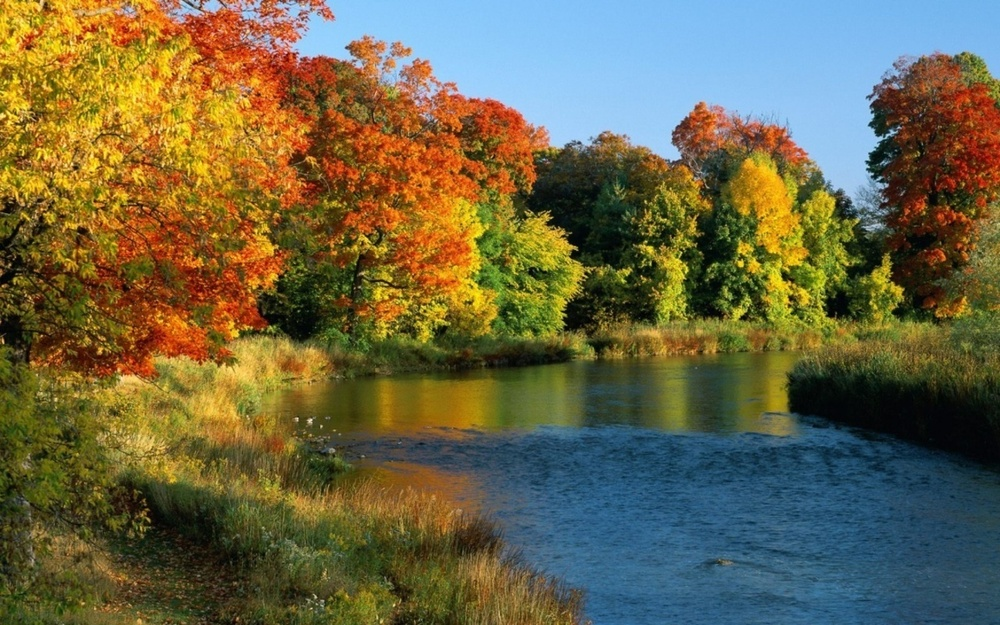
#> input picture convolution_NN/nature.jpg, 1000 x 625 px, shrunk from 1280 x 800 before the run
$ python applying_filter_for_edge_detection_using_conv.py
#> lines starting #> are read from the running program, lines starting #| are printed output that depends on the picture
import numpy as np
from scipy.signal import convolve2d
import matplotlib.pyplot as plt
import matplotlib.image as mpimg

img = mpimg.imread('nature.jpg')
#> img is the input picture: shape (625, 1000, 3); mean R, G, B 107.4, 101.3, 69.4

# what does it look like?
plt.imshow(img)
plt.show()

# taking the mean along the color channel and therefore converting into 2d
bw = img.mean(axis=2)
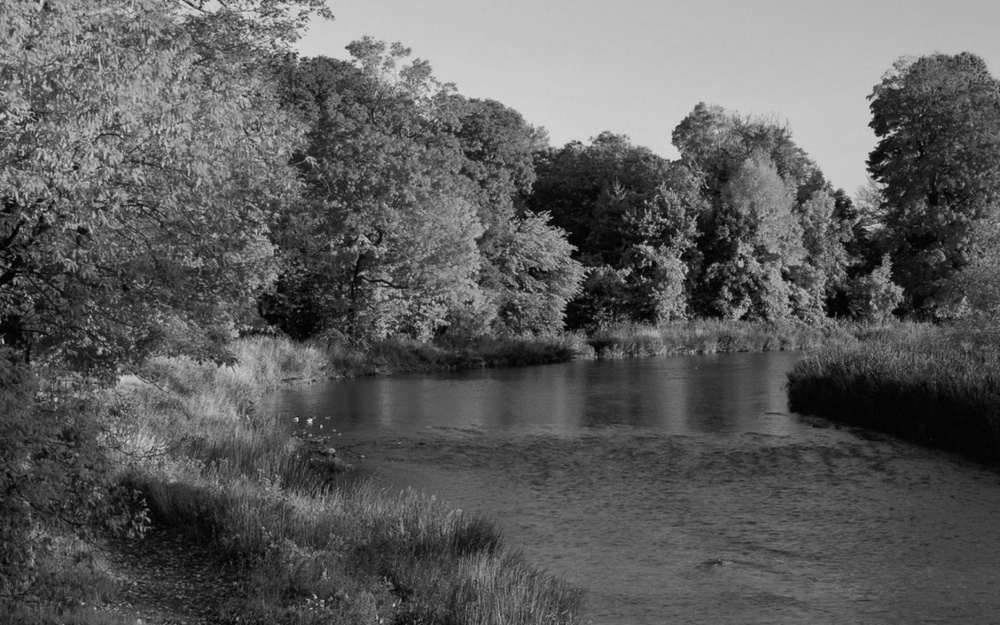
#> bw: shape (625, 1000) float64; min 0.333, max 227.7, mean 92.7
plt.imshow(bw, cmap='gray')
plt.show()

# Sobel operator - approximate gradient in X direction
Hx = np.array([
    [-1, 0, 1],
    [-2, 0, 2],
    [-1, 0, 1],
], dtype=np.float32)

# Sobel operator - approximate gradient in Y direction
Hy = np.array([
    [-1, -2, -1],
    [0, 0, 0],
    [1, 2, 1],
], dtype=np.float32)

Gx = convolve2d(bw, Hx)
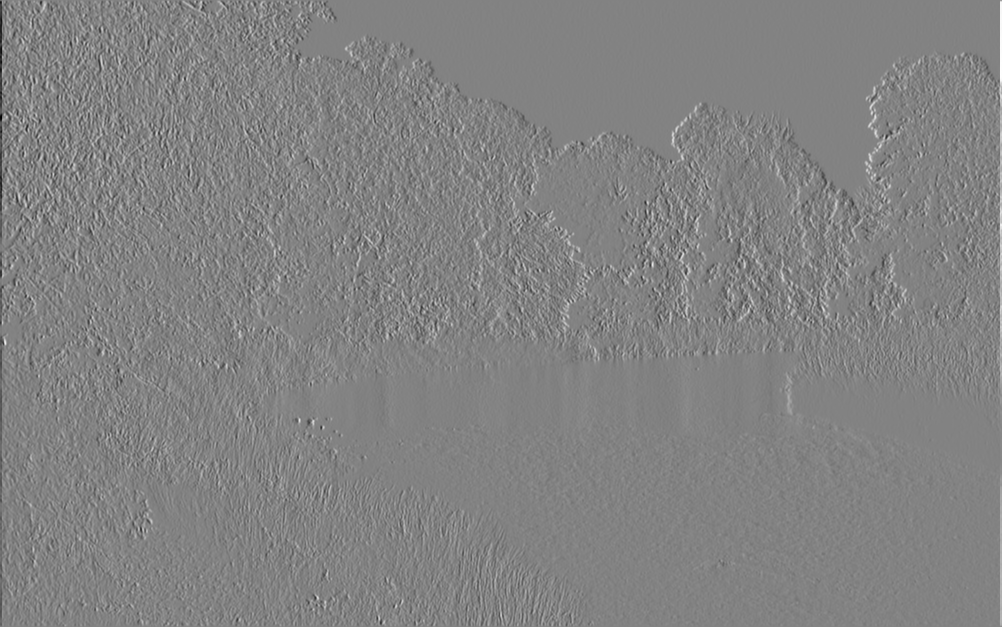
#> Gx: shape (627, 1002) float64; min -792, max 755, mean 0; drawn with min black and max white
plt.imshow(Gx, cmap='gray')
plt.show()

Gy = convolve2d(bw, Hy)
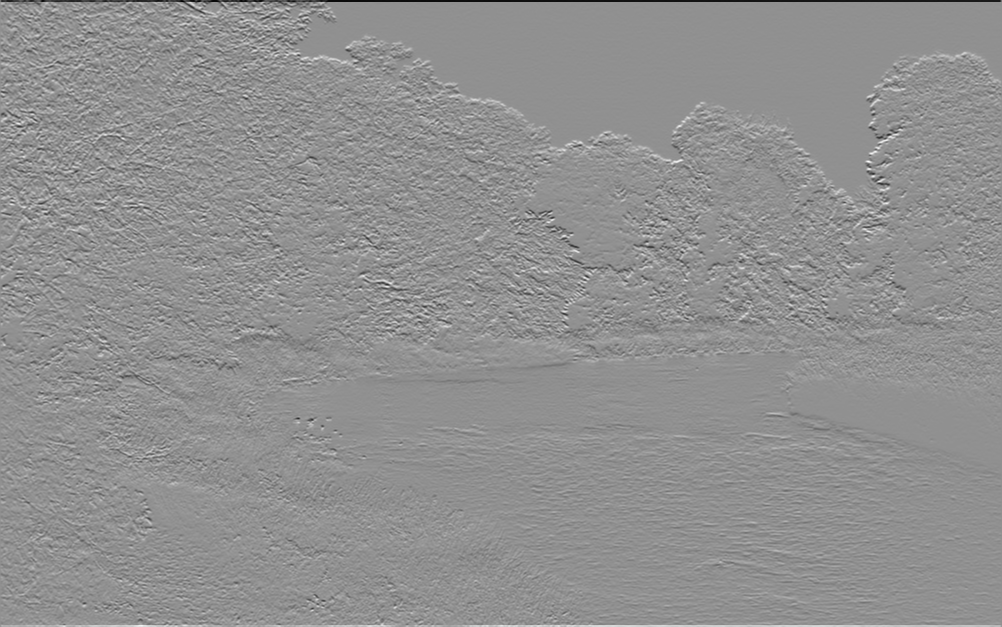
#> Gy: shape (627, 1002) float64; min -857.7, max 653.3, mean 0; drawn with min black and max white
plt.imshow(Gy, cmap='gray')
plt.show()

# Gradient magnitude
G = np.sqrt(Gx*Gx + Gy*Gy)
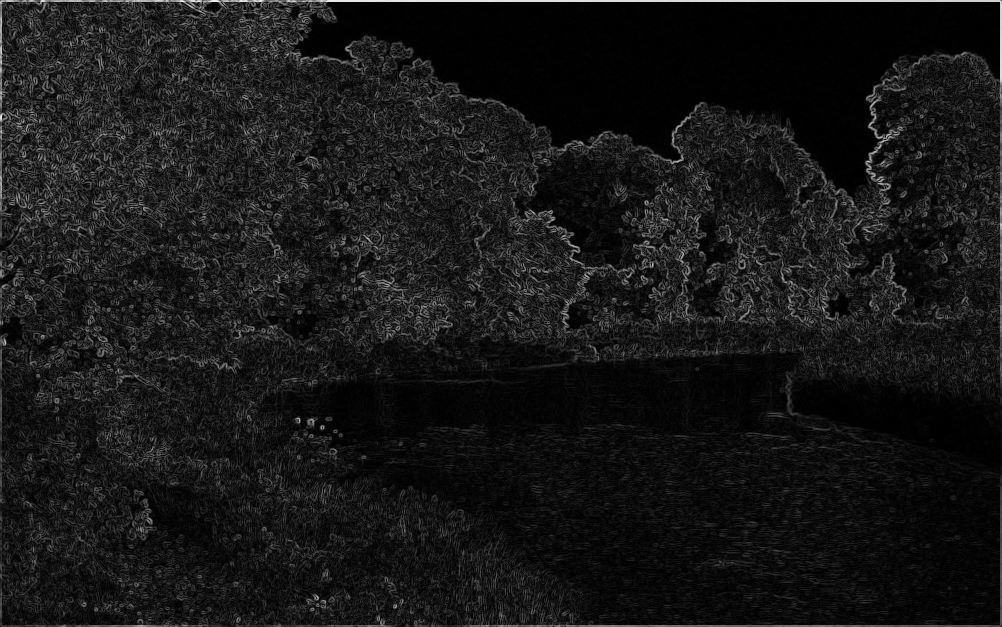
#> G: shape (627, 1002) float64; min 0, max 867.5, mean 81.2; drawn with min black and max white
plt.imshow(G, cmap='gray')
plt.show()

# The gradient's direction
theta = np.arctan2(Gy, Gx)
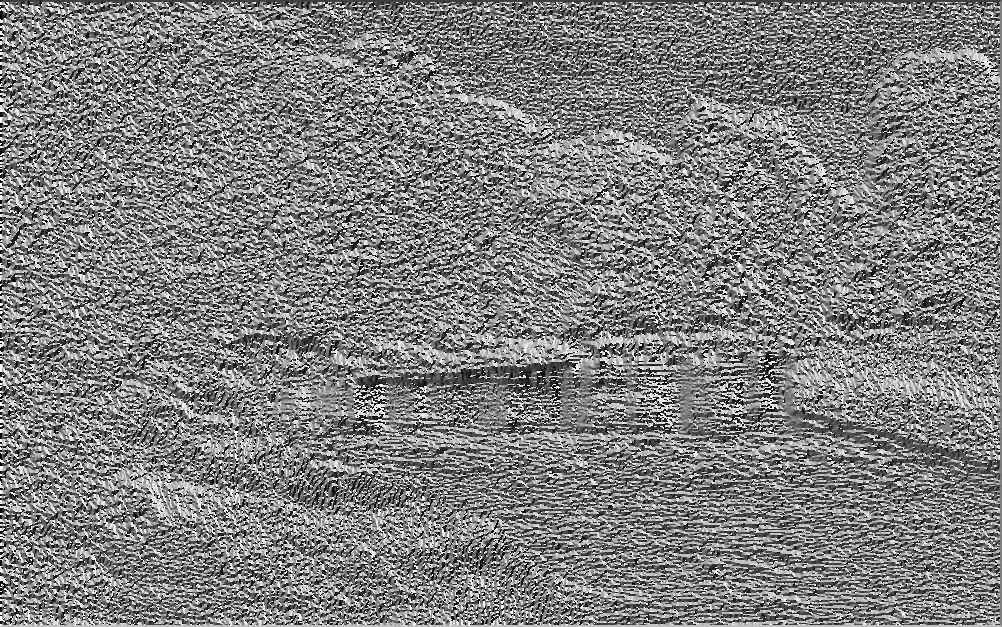
#> theta: shape (627, 1002) float64; min -3.14, max 3.14, mean 0.0124; drawn with min black and max white
plt.imshow(theta, cmap='gray')
plt.show()
